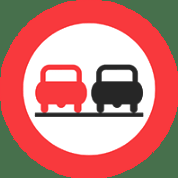
#> input picture Pics/2 (4).png, 178 x 178 px, given in place of bike.jpg, which was not available
$ jupyter execute --allow-errors Basic_ImageProcessing.ipynb
#> lines starting #> are read from the running program, lines starting #| are printed output that depends on the picture; pictures that were not available may be replaced by others from this repository, and a replacement may not be noted
[cell 1]
import numpy as np
import pandas as pd

[cell 2]
import seaborn as sb
import matplotlib.pyplot as plt

[cell 3]
import cv2
import glob as gb

[cell 4]
img_path = gb.glob('Pics/*.*')

[cell 5]
img_path

[cell 6]
image = cv2.imread("Pics/bike.jpg")
#> image is the input picture: shape (178, 178, 3); mean B, G, R 123.9, 129.3, 201.8

[cell 7]
image.shape
#> Out = (178, 178, 3)

[cell 8]
image

[cell 9]
image[0].shape
#> Out = (178, 3)

#> (a cell that did not finish here is left out)

#> (a cell that did not finish here is left out)

#> (a cell that did not finish here is left out)

[cell 13]
blue = image[..., 0]
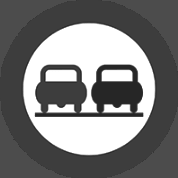
#> blue: shape (178, 178); min 38, max 255, mean 123.9
green = image[..., 1]
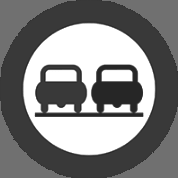
#> green: shape (178, 178); min 38, max 255, mean 129.3
red = image[..., 2]
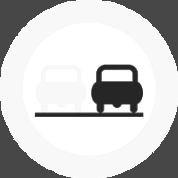
#> red: shape (178, 178); min 38, max 255, mean 201.8

[cell 14]
blue

[cell 15]
blue.shape
#> Out = (178, 178)

[cell 16]
green

[cell 17]
green.shape
#> Out = (178, 178)

[cell 18]
red

[cell 19]
red.shape
#> Out = (178, 178)

[cell 20]
cv2.imshow("Blue channel", blue)
cv2.imshow("Green channel", green)
cv2.imshow("Red channel", red)

cv2.waitKey(0)
cv2.destroyAllWindows()

[cell 21]
cv2.imshow("Original image", image)
cv2.waitKey(0)
cv2.destroyAllWindows()

[cell 22]
image_gray = cv2.imread("Pics/bike.jpg", 0)
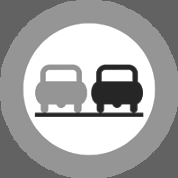
#> image_gray: shape (178, 178); min 38, max 255, mean 165.3
cv2.imshow("Gray Mode", image_gray)
cv2.waitKey()
cv2.destroyAllWindows()

[cell 23]
img_astro = cv2.imread("Pics/astronaut.jpg")
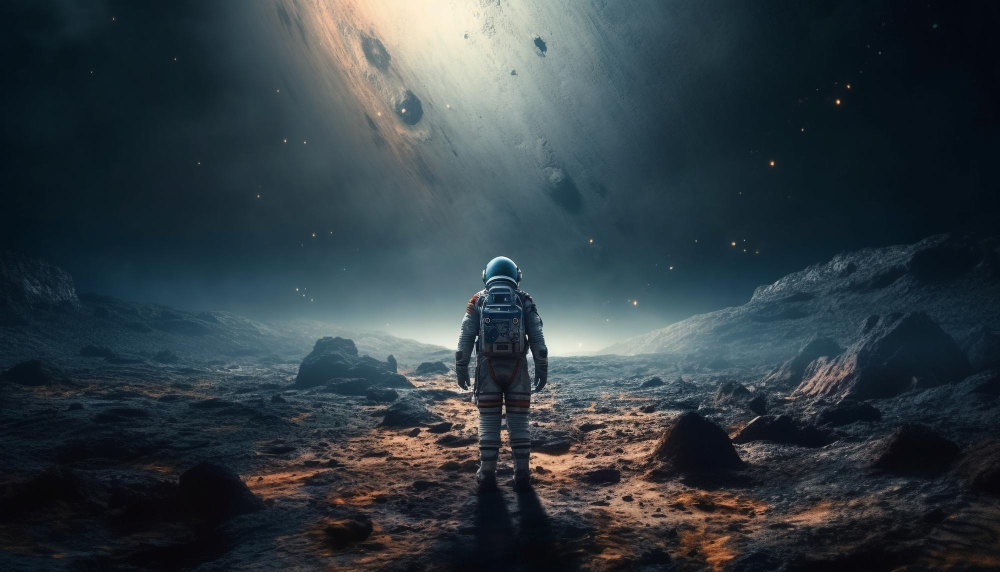
#> input picture Pics/astronaut.jpg, 2000 x 1143 px (shown at 1/2 size)
#> img_astro is the input picture: shape (1143, 2000, 3); mean B, G, R 67.2, 60.9, 49.7
img_astro.shape
#> Out = (1143, 2000, 3)

[cell 24]
img_astro = cv2.imread("Pics/astronaut.jpg")
print('Main image doordinate:', img_astro.shape)
#| Main image doordinate: (1143, 2000, 3)
cv2.imshow("Main image astro", img_astro)
cv2.waitKey()
cv2.destroyAllWindows()

for i in range(3):
    img_astro = img_astro [::2, ::2, :]

    cv2.imshow(f'Pic_resize {i}', img_astro)
    print(f'Resize {i} image coordinate:', img_astro.shape)
    cv2.waitKey()
    cv2.destroyAllWindows()
#> this loop made 3 passes
#> pass 1, `img_astro = img_astro [::2, ::2, :]`:
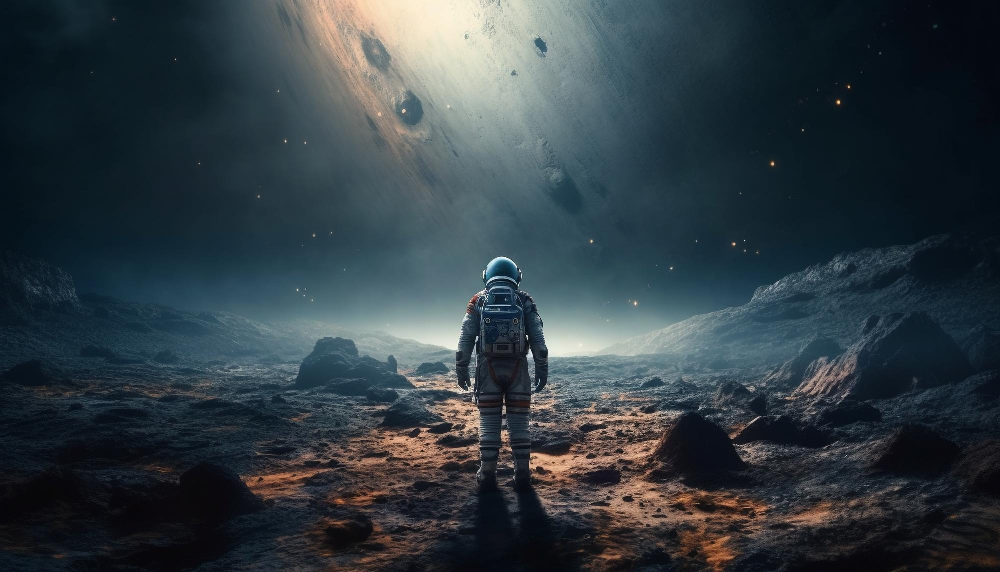
#> img_astro: shape (572, 1000, 3); mean B, G, R 67.3, 60.9, 49.7
#> pass 2, `img_astro = img_astro [::2, ::2, :]`:
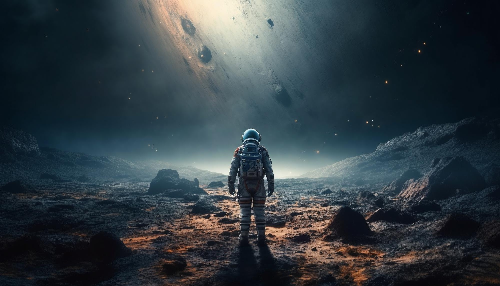
#> img_astro: shape (286, 500, 3); mean B, G, R 67.4, 61, 49.8
#> pass 3, `img_astro = img_astro [::2, ::2, :]`:
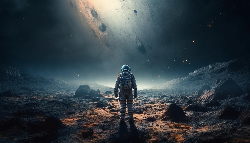
#> img_astro: shape (143, 250, 3); mean B, G, R 67.5, 61.2, 50

[cell 25]
img_bike = cv2.imread('Pics/bike.jpg', 1)
print("Main coordinate:", img_bike.shape)
#| Main coordinate: (178, 178, 3)
cv2.imshow('Main image', img_bike)
img_resized = cv2.resize(img_bike, (1200, 800))
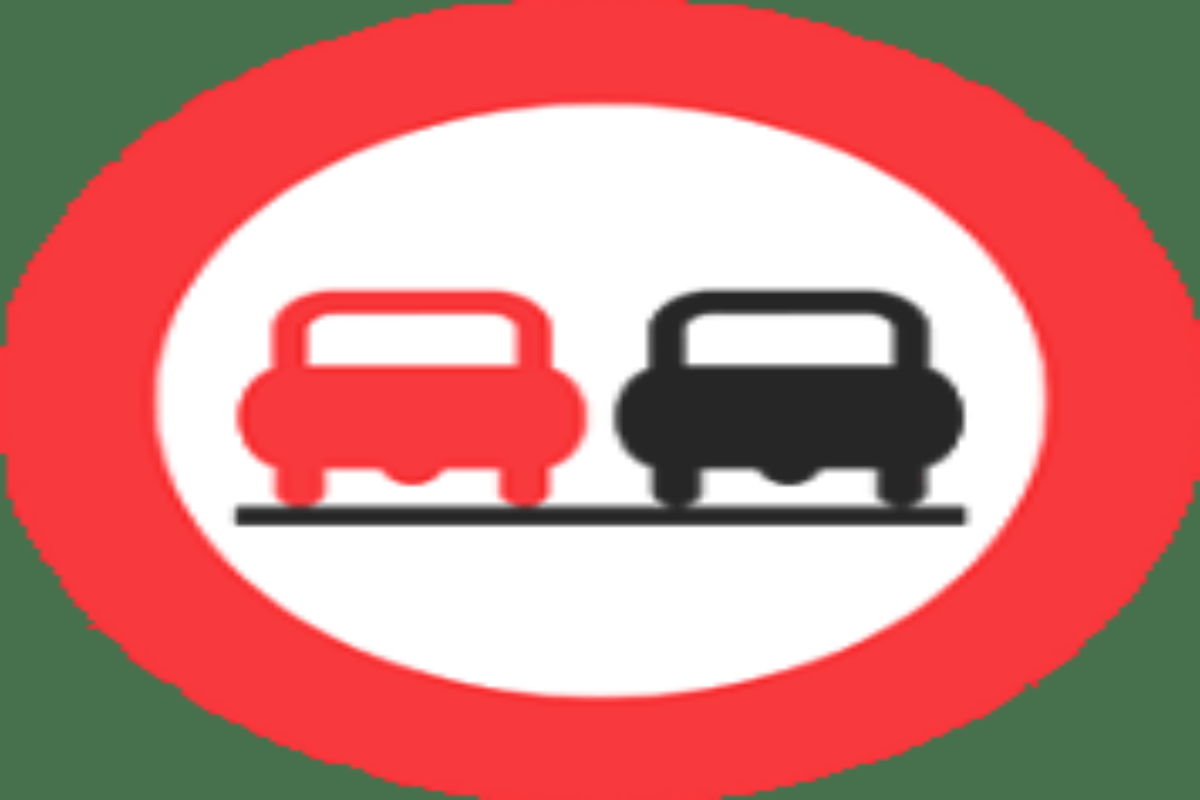
#> img_resized: shape (800, 1200, 3); mean B, G, R 123.9, 129.3, 201.8
cv2.imshow('Resized image', img_resized)
cv2.setWindowProperty('Main image', cv2.WND_PROP_TOPMOST, 1)

cv2.waitKey()
cv2.destroyAllWindows()

[cell 26]
img_resized.shape
#> Out = (800, 1200, 3)

[cell 27]
img = img_bike[:, ::3, :]
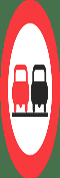
#> img: shape (178, 60, 3); mean B, G, R 123.6, 129.3, 200.7
cv2.imshow('Image_resize_3', img)
cv2.waitKey()
cv2.destroyAllWindows()

[cell 28]
img.shape
